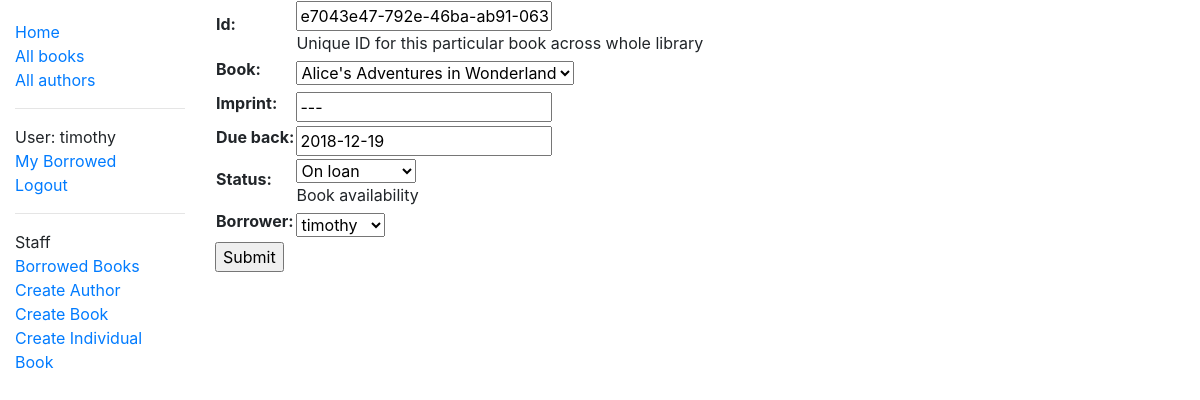
Page /catalog/bookInstance/e7043e47-792e-46ba-ab91-0636e214bced/update/ (signed in) on the earlier database version.
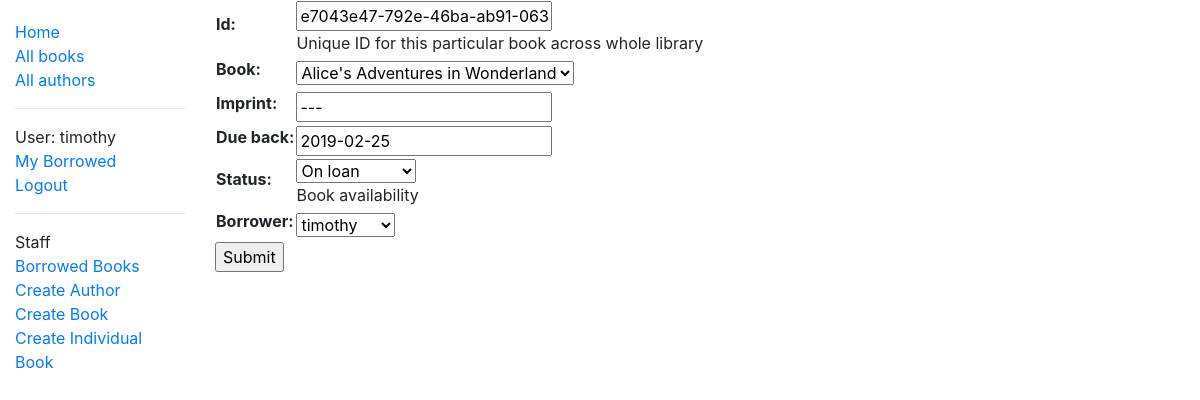
Same page on the later database version.
### catalog/models.py (models this page shows, shortened)
class BookInstance(models.Model):
    id = models.UUIDField(primary_key=True, default=uuid.uuid4, help_text='Unique ID for this particular book across whole library')
    book = models.ForeignKey('Book', on_delete=models.SET_NULL, null=True)
    imprint = models.CharField(max_length=200)
    due_back = models.DateField(null=True, blank=True)
    LOAN_STATUS = (
        ('m', 'Maintenance'),
        ('o', 'On loan'),
        ('a', 'Available'),
        ('r', 'Reserved'),
    )
    status = models.CharField(
        max_length=1,
        choices=LOAN_STATUS,
        blank=True,
        default='m',
        help_text='Book availability',
    )
    borrower = models.ForeignKey(User, on_delete=models.SET_NULL, null=True, blank=True)
    class Meta:
        ordering = ['due_back']
        permissions = (("can_mark_returned", "Set book as returned"),)

### catalog/views.py (the view)
# urls.py: path('bookInstance/<uuid:pk>/update/', views.BookInstanceUpdate.as_view(), name='bookInst_update')
class BookInstanceUpdate(PermissionRequiredMixin, UpdateView):
    permission_required = 'catalog.can_edit'
    model = BookInstance
    fields = '__all__'
    success_url = reverse_lazy('books')

### catalog/models.py (called while the page is built)
    def __str__(self):
        return self.title

### catalog/templates/catalog/bookinstance_form.html (shortened to what this page needs)
{% extends "base_generic.html" %}
{% block content %}
  <form action="" method="post">
    <table>
    {{ form.as_table }}
    </table>
    <input type="submit" value="Submit">
  </form>
{% endblock %}

Differences in the rows shown:
changed BookInstance "Alice's Adventures in Wonderland": due_back "2018-12-19" → "2019-02-25"
